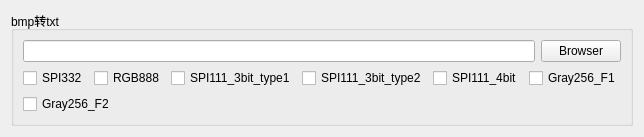
        <widget class="QWidget" name="tab_11">
         <attribute name="title">
          <string>其它</string>
         </attribute>
         <layout class="QGridLayout" name="gridLayout_31">
          <item row="0" column="0">
           <widget class="QGroupBox" name="groupBox_17">
            <property name="title">
             <string>bmp转txt</string>
            </property>
            <layout class="QGridLayout" name="gridLayout_30">
             <item row="0" column="0">
              <layout class="QVBoxLayout" name="verticalLayout_28">
               <item>
                <layout class="QHBoxLayout" name="horizontalLayout_43">
                 <item>
                  <widget class="QLineEdit" name="Type11_dir"/>
                 </item>
                 <item>
                  <widget class="QPushButton" name="Type11_browser_btn">
                   <property name="text">
                    <string>Browser</string>
                   </property>
                  </widget>
                 </item>
                </layout>
               </item>
               <item>
                <layout class="QHBoxLayout" name="horizontalLayout_44">
                 <item>
                  <widget class="QCheckBox" name="Type11_subtype1">
                   <property name="text">
                    <string>SPI332</string>
                   </property>
                  </widget>
                 </item>
                 <item>
                  <widget class="QCheckBox" name="Type11_subtype2">
                   <property name="text">
                    <string>RGB888</string>
                   </property>
                  </widget>
                 </item>
                 <item>
                  <widget class="QCheckBox" name="Type11_subtype3">
                   <property name="text">
                    <string>SPI111_3bit_type1</string>
                   </property>
                  </widget>
                 </item>
                 <item>
                  <widget class="QCheckBox" name="Type11_subtype4">
                   <property name="text">
                    <string>SPI111_3bit_type2</string>
                   </property>
                  </widget>
                 </item>
                 <item>
                  <widget class="QCheckBox" name="Type11_subtype5">
                   <property name="text">
                    <string>SPI111_4bit</string>
                   </property>
                  </widget>
                 </item>
                 <item>
                  <widget class="QCheckBox" name="Type11_subtype6">
                   <property name="text">
                    <string>Gray256_F1</string>
                   </property>
                  </widget>
                 </item>
                </layout>
               </item>
              </layout>
             </item>
             <item row="1" column="0">
              <layout class="QHBoxLayout" name="horizontalLayout_47">
               <item>
                <layout class="QHBoxLayout" name="horizontalLayout_45">
                 <item>
                  <widget class="QCheckBox" name="Type11_subtype7">
                   <property name="text">
                    <string>Gray256_F2</string>
                   </property>
                  </widget>
                 </item>
                </layout>
               </item>
              </layout>
             </item>
            </layout>
           </widget>
          </item>
         </layout>
        </widget>
